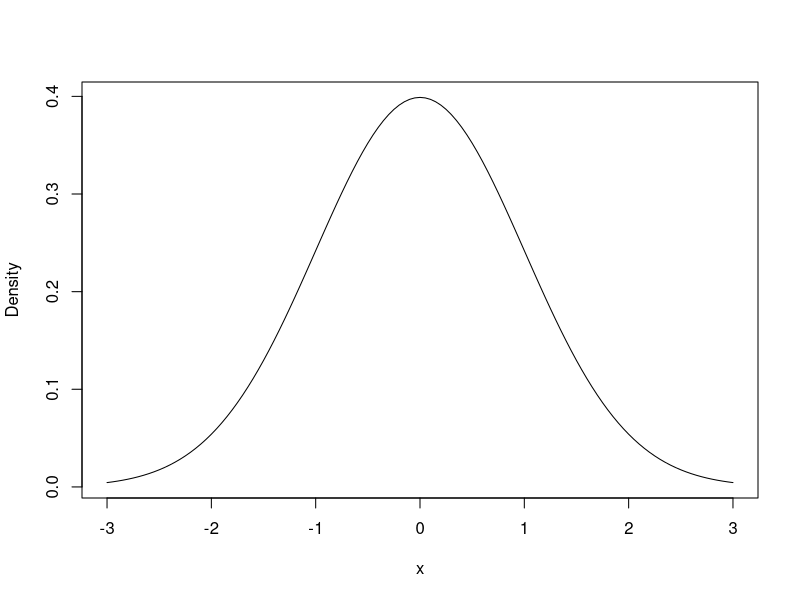
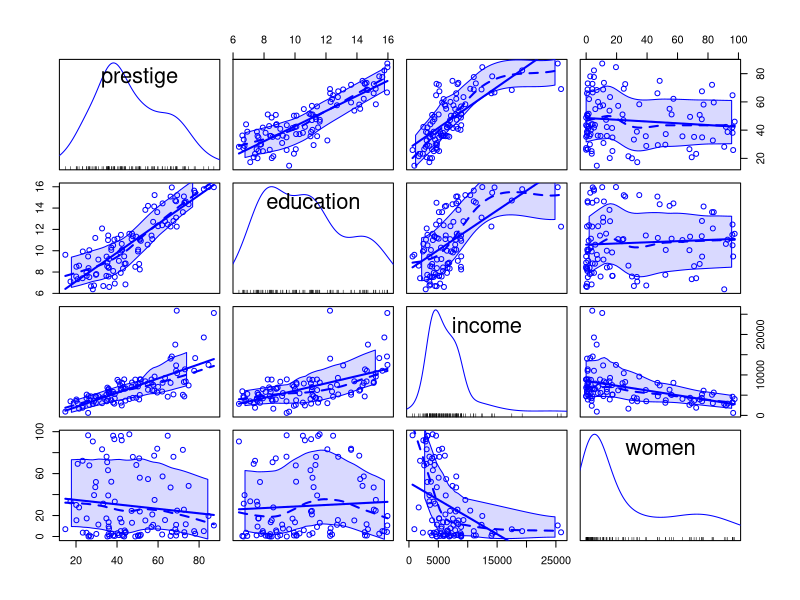
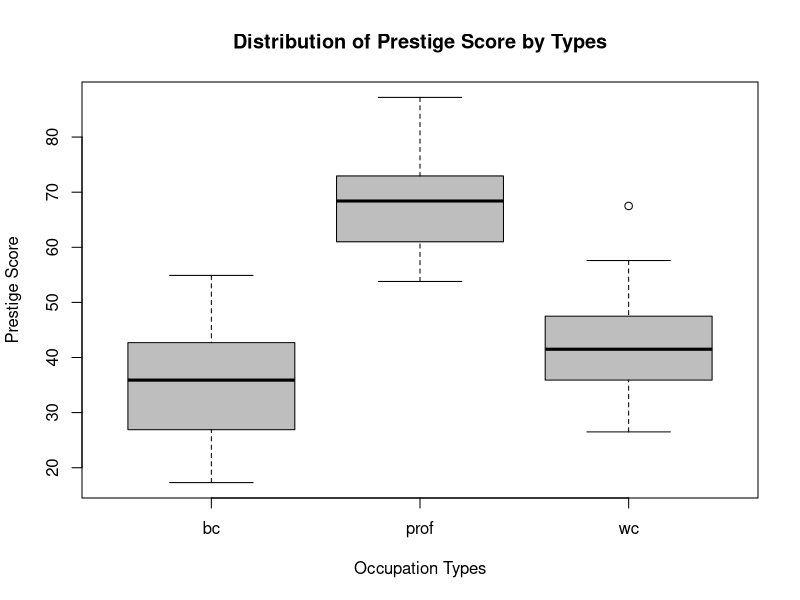

Recreate these plots in R, in order. (Note: this script raises an error after producing the figures.)
####################################################################################
### Linear Regression - Complete code from slides
### Author: Chris Galbraith 
####################################################################################
## Standard Normal Distribution
str(dnorm) # normal pdf
dnorm(x = 0, mean = 0, sd = 1)

x <- seq(from = -3, to = 3, by = 0.05)
y <- dnorm(x, mean = 0, sd = 1)
plot(x, y, type = "l", ylab = "Density")

str(rnorm) # generate random number from normal dist
rnorm(10, mean = 0, sd = 1)

str(pnorm) # normal CDF
pnorm(0, mean = 0, sd = 1) # Pr[X <= 0] = ?

str(qnorm) # normal quantile func
qnorm(0.975, mean = 0, sd = 1) # PR[X <= ?] = 0.975


##  One-Sample T-Test (Create Data)
set.seed(123)
oneSampData <- rnorm(100, mean = 0, sd = 1)
mean(oneSampData)
sd(oneSampData)


##  One-Sample T-Test ($H_0: \mu = 0$)
oneSampTest.0 <- t.test(oneSampData) 
oneSampTest.0
names(oneSampTest.0) 
oneSampTest.0$statistic
oneSampTest.0$estimate


## Load Data
prestige <- read.csv(file = here::here("data", "prestige_v2.csv"),
                     row.names=1)
str(prestige)
head(prestige)


## Another look at the scatterplot matrix
library(car)
scatterplotMatrix(prestige[,c("prestige","education","income","women")])


## Linear Regression - Fit the Model
myReg <- lm(prestige ~ education + income + women, data = prestige)
myReg
names(myReg)


##  Linear Regression - Summary Contents
summary(myReg)
myReg.summary <- summary(myReg)
names(myReg.summary) # show different contents
names(myReg) # this is what we had previously


##  Linear Regression - Confidence Intervals
confint(myReg, 'income', level=0.95)

confint(myReg, level=0.95)


##  Linear Regression - Adding Variables
boxplot(prestige ~ type, data = Prestige, col = "grey",
main = "Distribution of Prestige Score by Types",
xlab = "Occupation Types", ylab = "Prestige Score")

mod <- update(myReg, ~ . + type)
summary(mod)


##  Linear Regression - Comparing Models
formula(myReg)
formula(mod)

anova(myReg, mod)


##  Linear Regression - Relevel a Factor
levels(prestige$type)
prestige$type <- relevel(prestige$type, "prof")
levels(prestige$type)

mod <- update(myReg, ~ . + type)
summary(mod)


## Linear Regression - Stepwise Regression
null <- lm(prestige ~ 1, data=prestige)  # most basic model, intercept only
full <- lm(prestige ~ education + income + women + type, data=prestige)  # saturated model, all predictors
step(null, scope=list(lower=null, upper=full), direction='forward')
step(full, scope=list(lower=null, upper=full), direction='backward')
step(null, scope=list(lower=null, upper=full), direction='both')


##  Linear Regression - Diagnostics
par(mfrow = c(2, 2), oma = c(0, 0, 2, 0))
plot(myReg)


##  Linear Regression - Prediction
newData = data.frame(education=13.2, income=12000, women=12)
predict(myReg, newData, interval="predict")
